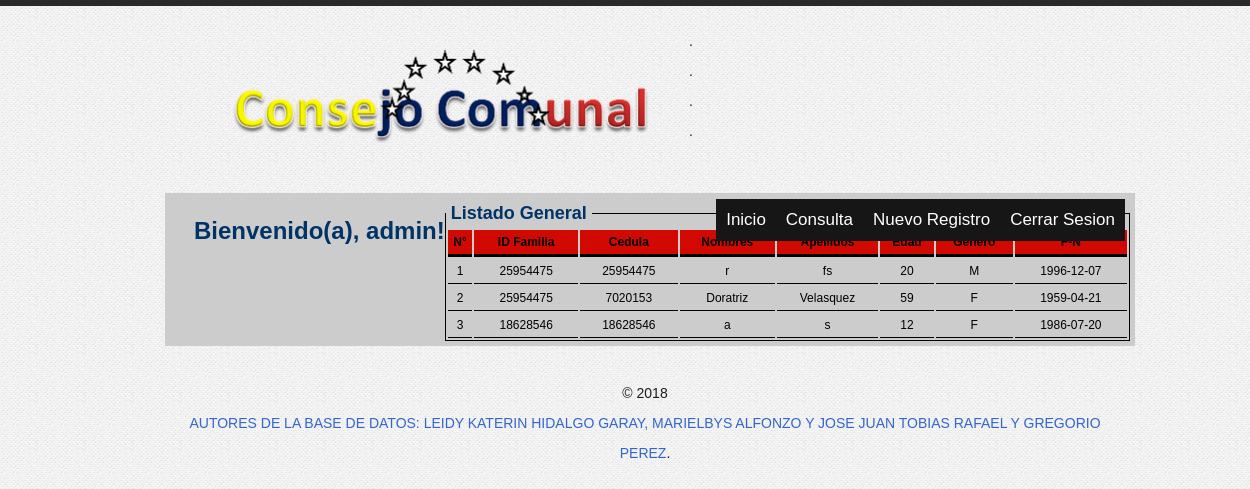
The app's page /reporte.php (signed in) with its own data.
### tables this page shows
CREATE TABLE IF NOT EXISTS `registros` (
  `id` int(11) NOT NULL AUTO_INCREMENT,
  `idfamilia` int(15) NOT NULL,
  `Cedula` int(15) NOT NULL,
  `Nombres` varchar(100) NOT NULL,
  `Apellidos` varchar(100) NOT NULL,
  `Edad` varchar(4) NOT NULL,
  `Genero` varchar(100) NOT NULL,
  `F_N` varchar(100) NOT NULL,
  PRIMARY KEY (`id`)
);

### reporte.php (the view, shortened to what this page needs)
<?php require_once("includes/connection.php");
?>
<?php
$operacion='listado general';
$fecha1=date("Y/m/d");
$hora1=date("H:i:s");
$dbusername=$_SESSION['username'];
$_GRABAR_SQL = "INSERT INTO logs (username,fecha,hora,operacion) VALUES ('$dbusername', '$fecha1', '$hora1', '$operacion')";
mysqli_query($con, $_GRABAR_SQL);
?>
 <!DOCTYPE html>
<html lang="es">
<head>
    <link rel="stylesheet" type="text/css" media="screen" href="css/reset.css">
    <link rel="stylesheet" type="text/css" media="screen" href="css/style.css">
    <link rel="stylesheet" type="text/css" media="screen" href="css/grid_12.css">
    <link rel="stylesheet" type="text/css" media="screen" href="css/slider.css">
<link rel="stylesheet" type="text/css" media="screen" href="css/general.css">
</head>
  <body onLoad="imprimir();">
<div class="main">
    <?php
    include_once("header.php");
    ?>
    <section id="content"><div class="ic"></div>
    <?php
    include_once("marquee.php");
    ?>
<div id="imprimeme" style="">
<form id='formulario2' method="get">
<fieldset>
		<legend style="font-size:18px;">Listado General</legend>
      <table style="border:1px #FF0000; color:#000000;  text-align:center; width:100%;">
  <tr style="background:#D10900;">
  	<th bordercolor="#FFFFFF" style=" border-bottom-width:3px; border-bottom-style:solid; border-bottom-color:#000000;" scope="col">N°</th>
    <th style=" border-bottom-width:3px; border-bottom-style:solid; border-bottom-color:#000000;"  scope="col">ID Familia</th>
    <th style=" border-bottom-width:3px; border-bottom-style:solid; border-bottom-color:#000000;"  scope="col">Cedula</th>
    <th style=" border-bottom-width:3px; border-bottom-style:solid; border-bottom-color:#000000;"  scope="col">Nombres </th>
	<th style=" border-bottom-width:3px; border-bottom-style:solid; border-bottom-color:#000000;"  scope="col">Apellidos </th>
    <th style=" border-bottom-width:3px; border-bottom-style:solid; border-bottom-color:#000000;"  scope="col">Edad </th>
	<th style=" border-bottom-width:3px; border-bottom-style:solid; border-bottom-color:#000000;"  scope="col">Genero </th>
	<th style=" border-bottom-width:3px; border-bottom-style:solid; border-bottom-color:#000000;"  scope="col">F-N </th>
	        </tr>
<?php
    $query = "select * from registros ORDER BY idfamilia DESC";
    $result = mysqli_query($con, $query);
$contador=0;
    while ($registro = mysqli_fetch_array($result)){
$contador++;
echo "
      <tr  bgcolor='#CCCCCC' align='center'>
	  <td style=' border-bottom-width:1px; border-bottom-style:solid; border-bottom-color:#000000;'>".$contador."</td>
	  <td style=' border-bottom-width:1px; border-bottom-style:solid; border-bottom-color:#000000;'>".$registro['idfamilia']."</td>
      <td style=' border-bottom-width:1px; border-bottom-style:solid; border-bottom-color:#000000;'>".$registro['Cedula']."</td>
      <td style=' border-bottom-width:1px; border-bottom-style:solid; border-bottom-color:#000000;'>".$registro['Nombres']."</td>
	  <td style=' border-bottom-width:1px; border-bottom-style:solid; border-bottom-color:#000000;'>".$registro['Apellidos']."</td>
      <td style=' border-bottom-width:1px; border-bottom-style:solid; border-bottom-color:#000000;'>".$registro['Edad']."</td>
	  <td style=' border-bottom-width:1px; border-bottom-style:solid; border-bottom-color:#000000;'>".$registro['Genero']."</td>
      <td style=' border-bottom-width:1px; border-bottom-style:solid; border-bottom-color:#000000;'>".$registro['F_N']."</td>
	  </tr>
";
}
?>
</table>
</fieldset>
</form>
          </div>
    </section>
   <?php
    include_once("pie.php");
    ?>
</div>
</body>
</html>

### css/style.css (style rules this page uses)
html, body { width:100%; padding:0; margin:0; }
body { font: 14px/25px Arial, Helvetica, sans-serif;color:#292929;min-width:960px;background: url(../images/bg.gif) center 0 repeat;border-top:#292929 6px solid; }
.main { width: 960px; margin: 0 auto; }
#content { width:100%; }

### css/slider.css (style rules this page uses)
* { padding:0;margin:0; }

### css/general.css (style rules this page uses)
body { font-family: Arial, Helvetica, sans-serif; font-size: 14px; line-height: 30px; color: #003366; padding: 20px; background-image: url(../images/bg.gif); }
td, th { font-family: Arial, Helvetica, sans-serif; font-size: 12px; line-height: 24px; color:#000000; }
form { background-color: #CCCCCC; padding:5px; width: 3000px; }
#formulario2 { margin: 0 auto; width: 100%; text-align: center; }
#formulario2 fieldset { border: 1px solid #000000; display: block; text-align: center; }
#formulario2 legend { font-weight: bolder; font-size: 18px; padding: 0 5px; text-align: left; }

### records on screen
registros: idfamilia "25954475", Cedula "25954475", Nombres "r", Apellidos "fs", Edad "20", Genero "M", F_N "1996-12-07"
registros: idfamilia "25954475", Cedula "7020153", Nombres "Doratriz", Apellidos "Velasquez", Edad "59", Genero "F", F_N "1959-04-21"
registros: idfamilia "18628546", Cedula "18628546", Nombres "a", Apellidos "s", Edad "12", Genero "F", F_N "1986-07-20"

### other values on screen
$_SESSION['username'] "admin"
